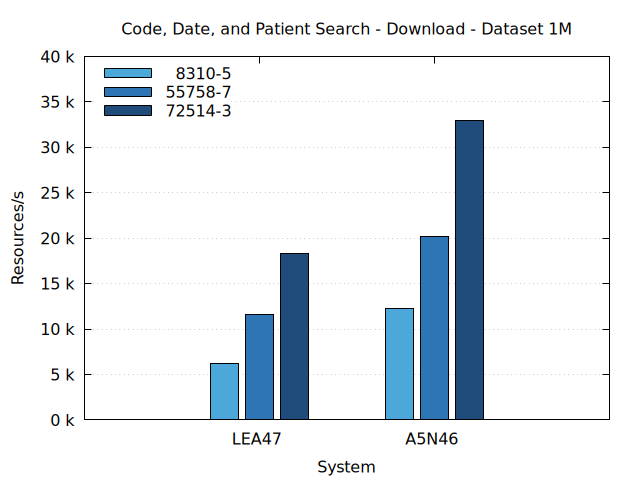

Reproduce this figure in gnuplot.
# Set the terminal to PNG and specify the output file
set terminal pngcairo enhanced font 'Helvetica Neue,12'
set output 'code-date-patient-search-download-1M.png'

# Set the data separator and skip the header
set datafile separator "|"
set style data histograms
set style histogram clustered
set style fill solid border -1
set boxwidth 0.8
set key left top reverse

# Define x-axis and y-axis labels
set title "Code, Date, and Patient Search - Download - Dataset 1M"
set xlabel 'System'
set ylabel 'Resources/s'
set format y "%.0f k"
set yrange [0:40]

# Define grid
set grid ytics

# Define line styles and colors for each code
set style line 1 lc rgb '#4DA8DA'
set style line 2 lc rgb '#2E75B6'
set style line 3 lc rgb '#1F4C7A'

# Plot the data
plot 'code-date-patient-search-download-1M.txt' using 4:xtic(2) every 3 ls 1 title '8310-5', \
     'code-date-patient-search-download-1M.txt' using 4:xtic(2) every 3::1 ls 2 title '55758-7', \
     'code-date-patient-search-download-1M.txt' using 4:xtic(2) every 3::2 ls 3 title '72514-3'
